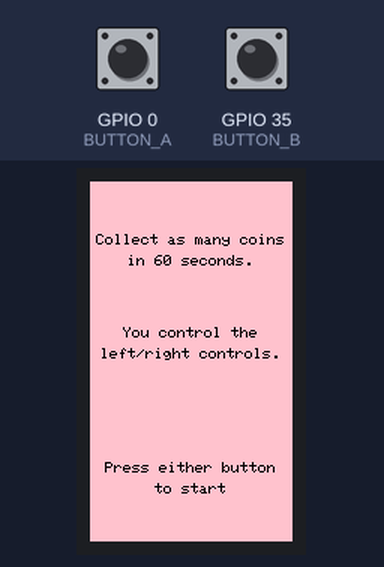
Simulated run of this sketch. Board: ESP32. On the bench: 135×240 colour display. The test bench sets the inputs (shaded band); at power-on: GPIO 0 (BUTTON_A) HIGH, GPIO 35 (BUTTON_B) HIGH. Random numbers use the default seed unless the sketch sets one.

Above: at 1.3 s.
1.4 s: GPIO 0 (BUTTON_A) pulled LOW for 0.15 s
At 2.7 s:
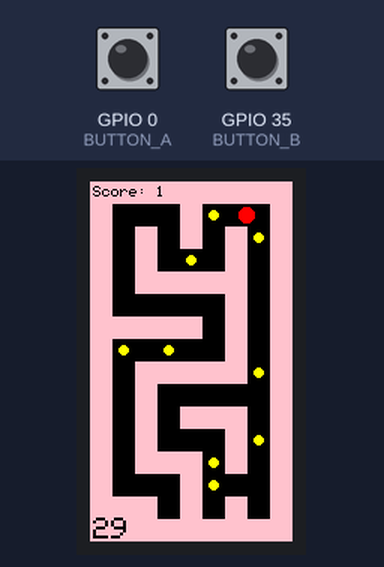
4.5 s: GPIO 35 (BUTTON_B) pulled LOW for 0.15 s
At 6.2 s:
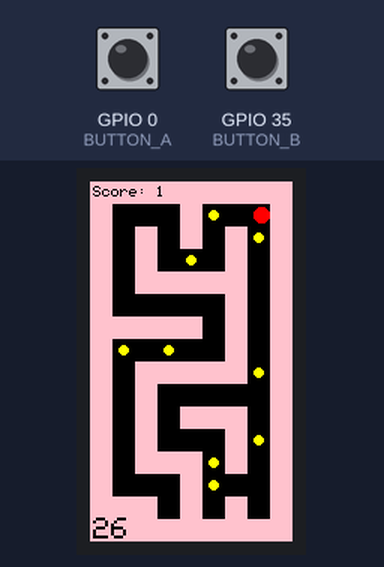
6.9 s: GPIO 0 (BUTTON_A) pulled LOW for 1 s
At 7.7 s:
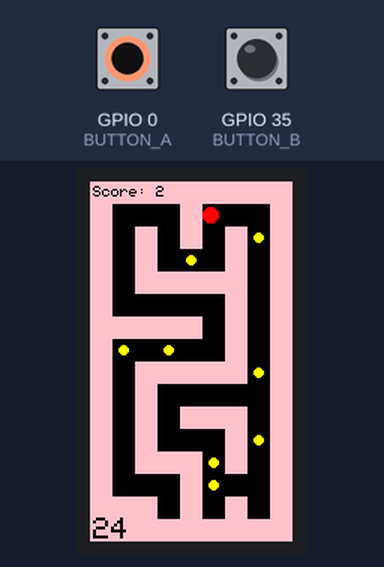
9.4 s: GPIO 35 (BUTTON_B) pulled LOW for 1 s
At 11.2 s:
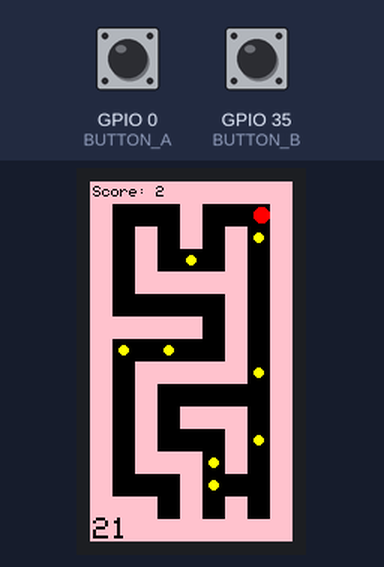
Timing chart, 0 to 12.7 s (numbered marks = the images above; inputs shaded):
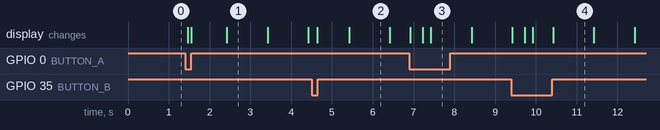

The sketch:

coms3930-module-3.ino
```cpp
/*
  Module 3: ESP-NOW communication for two ESP32 LILYGO T-Display boards.
  Both boards must be powered on to play together, since player 0 manages the game and player 1 sends buttons and displays updates.
  View communication errors in the Serial Monitor at 115200 baud.

  Use the same TEAM_ID on both boards.
  Set PLAYER_ID to 0 on one board and 1 on the other.
*/

#include <WiFi.h>
#include <esp_now.h>
#include <TFT_eSPI.h>

#define TEAM_ID       5      // TODO: Team id = 5 - can be any int just make sure that you and your pair have the same id.
#define PLAYER_ID     0      // TODO: Use 0 on one board and 1 on the other. 0 is x direction, 1 is y direction
#define SEND_INTERVAL_MS 30
#define BUTTON_A      0      // left button
#define BUTTON_B      35     // right button
#define MOVE_INTERVAL_MS 30 //how often dot moves while button is held
#define STEP 2 //px per move
const uint32_t TIMER_DURATION_MS = 30000;
//maze variables
#define ROWS 16
#define COLS 9
#define CELL 15

static_assert(PLAYER_ID == 0 || PLAYER_ID == 1, "PLAYER_ID must be 0 or 1");

TFT_eSPI tft = TFT_eSPI();

// (0, 0) is bottom-left
// X increases right, Y increases up.
const int DOT_RADIUS = 5;
const int SCREEN_WIDTH = 135;
const int SCREEN_HEIGHT = 240;
const char MAZE[ROWS][COLS + 1]{ //maze array
  "wwwwwwwww",
  "w___w__sw",
  "w_w_w_w_w",
  "w_w___w_w",
  "w_wwwww_w",
  "w_____w_w",
  "wwwww_w_w",
  "w_____w_w",
  "w_wwwww_w",
  "w_w_____w",
  "w_w_www_w",
  "w_w___w_w",
  "w_www_w_w",
  "w___w___w",
  "www_w_w_w",
  "wwwwwwwww"
};

const int COIN_COUNT = 10;
const int COIN_RADIUS = 3;
const uint32_t BUTTON_DEBOUNCE_MS = 20;
const uint32_t INPUT_TIMEOUT_MS = 500;

enum Screen : uint8_t { INSTRUCTIONS, PLAYING, GAME_OVER };

// this is only changed by player 0 - player 1 displays the received copy.
struct GameState {
  uint8_t screen;
  uint8_t secondsLeft;
  uint16_t x, y;
  uint8_t coinCells[COIN_COUNT];
  uint16_t collectedCoins;
  uint8_t score;
};

struct InputMessage {
  uint8_t teamId, playerId;
  uint8_t buttons;             // Bit 0: left button, bit 1: right button.
  uint8_t actionScreen;        // Screen on which the button was pressed.
  uint32_t pressNumber;        // Repeat a press until delivered, handle it once.
};

struct StateMessage {
  uint8_t teamId, playerId;
  GameState game;
};

GameState game = {}, lastDrawn = {};
InputMessage localInput = {}, remoteInput = {}, inputInbox = {};
StateMessage stateInbox = {};
portMUX_TYPE inboxMux = portMUX_INITIALIZER_UNLOCKED;
bool messageReceived = false;
bool screenDrawn = false;
uint8_t rawButtons = 0;
uint32_t buttonsChangedAt = 0;
uint32_t lastRemoteInput = 0;
uint32_t lastHandledPress = 0;
uint32_t timerStartedAt = 0;
uint32_t lastMove = 0, lastSend = 0;
uint8_t broadcastAddress[] = {0xFF, 0xFF, 0xFF, 0xFF, 0xFF, 0xFF};

void onReceive(const esp_now_recv_info_t *info, const uint8_t *data, int len) {
  // saving messages
  if (PLAYER_ID == 0 && len == sizeof(InputMessage)) {
    InputMessage msg;
    memcpy(&msg, data, sizeof(msg));
    if (msg.teamId != TEAM_ID || msg.playerId != 1) return;
    portENTER_CRITICAL(&inboxMux);
    inputInbox = msg;
    messageReceived = true;
    portEXIT_CRITICAL(&inboxMux);
  } else if (PLAYER_ID == 1 && len == sizeof(StateMessage)) {
    StateMessage msg;
    memcpy(&msg, data, sizeof(msg));
    if (msg.teamId != TEAM_ID || msg.playerId != 0) return;
    portENTER_CRITICAL(&inboxMux);
    stateInbox = msg;
    messageReceived = true;
    portEXIT_CRITICAL(&inboxMux);
  }
}

void setupEspNow() {
  WiFi.mode(WIFI_STA);
  if (esp_now_init() != ESP_OK) {
    Serial.println("ESP-NOW init failed");
    while (true) delay(1000);
  }

  if (esp_now_register_recv_cb(onReceive) != ESP_OK) {
    Serial.println("ESP-NOW receive callback registration failed");
    while (true) delay(1000);
  }

  esp_now_peer_info_t peer = {};
  memcpy(peer.peer_addr, broadcastAddress, 6);
  peer.channel = 0;
  peer.encrypt = false;
  if (esp_now_add_peer(&peer) != ESP_OK) {
    Serial.println("ESP-NOW broadcast peer setup failed");
    while (true) delay(1000);
  }
}


void sendUpdate() {
  int result;
  if (PLAYER_ID == 0) {
    StateMessage msg = {};
    msg.teamId = TEAM_ID;
    msg.playerId = PLAYER_ID;
    msg.game = game;
    result = esp_now_send(broadcastAddress, (uint8_t *)&msg, sizeof(msg));
  } else {
    result = esp_now_send(broadcastAddress, (uint8_t *)&localInput, sizeof(localInput));
  }
  if (result != ESP_OK) Serial.println("ESP-NOW send failed");
  lastSend = millis();
}

void receiveUpdate() {
  portENTER_CRITICAL(&inboxMux);
  bool received = messageReceived;
  if (received) {
    if (PLAYER_ID == 0) {
      remoteInput = inputInbox;
    }
    else game = stateInbox.game;
    messageReceived = false;
  }
  portEXIT_CRITICAL(&inboxMux);
  if (received && PLAYER_ID == 0) lastRemoteInput = millis();
}

void startGame() {
  game = {};
  game.screen = PLAYING;
  game.secondsLeft = 60;
  // choosing coin locations randomly from empty cells
  uint8_t emptyCells[ROWS * COLS];
  int count = 0;
  for (int r = 0; r < ROWS; r++) {
    for (int c = 0; c < COLS; c++) {
      if (MAZE[r][c] == '_') emptyCells[count++] = r * COLS + c;
      if (MAZE[r][c] == 's') {
        game.x = c * CELL + CELL / 2;
        game.y = SCREEN_HEIGHT - 1 - (r * CELL + CELL / 2);
      }
    }
  }
  for (int i = 0; i < COIN_COUNT; i++) {
    game.coinCells[i] = 255;
    if (i >= count) continue;
    int chosen = i + esp_random() % (count - i);
    game.coinCells[i] = emptyCells[chosen];
    emptyCells[chosen] = emptyCells[i];
  }
  timerStartedAt = lastMove = millis();
}

void handlePress(uint8_t pressedScreen) {
  // handling which screen will be next, or the game
  if (pressedScreen != game.screen) return;
  if (game.screen == INSTRUCTIONS) startGame();
  else if (game.screen == GAME_OVER) game.screen = INSTRUCTIONS;
}

void readButtons() {
  uint8_t buttons = (digitalRead(BUTTON_A) == LOW ? 1 : 0) | (digitalRead(BUTTON_B) == LOW ? 2 : 0);
  if (buttons != rawButtons) {
    rawButtons = buttons;
    buttonsChangedAt = millis();
  }
  if (millis() - buttonsChangedAt < BUTTON_DEBOUNCE_MS) return;
  uint8_t pressed = buttons & ~localInput.buttons;
  localInput.buttons = buttons;
  if (pressed) {
    localInput.actionScreen = game.screen;
    localInput.pressNumber++;
    if (PLAYER_ID == 0) handlePress(game.screen);
    else sendUpdate();
  }
}

void movePlayer(uint8_t buttons, int axis) {
  int direction = ((buttons & 2) ? 1 : 0) - ((buttons & 1) ? 1 : 0);
  if (axis == 1) direction = -direction; // Left button = up, right = down.
  int x = game.x + (axis == 0 ? direction * STEP : 0);
  int y = game.y + (axis == 1 ? direction * STEP : 0);
  if (!isWall(x, y)) {
    game.x = x;
    game.y = y;
  }
}

void updateGame() {
  uint32_t elapsed = millis() - timerStartedAt;
  if (game.screen == PLAYING && elapsed >= TIMER_DURATION_MS) {
    game.secondsLeft = 0;
    game.screen = GAME_OVER;
  }
  if (remoteInput.pressNumber != lastHandledPress) {
    lastHandledPress = remoteInput.pressNumber;
    handlePress(remoteInput.actionScreen);
  }
  if (game.screen != PLAYING) return;
  elapsed = millis() - timerStartedAt;
  game.secondsLeft = (TIMER_DURATION_MS - elapsed + 999) / 1000;
  if (millis() - lastMove >= MOVE_INTERVAL_MS) {
    lastMove = millis();
    movePlayer(localInput.buttons, 0);
    if (millis() - lastRemoteInput < INPUT_TIMEOUT_MS) movePlayer(remoteInput.buttons, 1);
  }
  for (int i = 0; i < COIN_COUNT; i++) {
    if (game.coinCells[i] == 255 || (game.collectedCoins & (1U << i))) continue;
    int coinX = (game.coinCells[i] % COLS) * CELL + CELL / 2;
    int coinY = SCREEN_HEIGHT - 1 - ((game.coinCells[i] / COLS) * CELL + CELL / 2);
    int dx = game.x - coinX, dy = game.y - coinY;
    if (dx * dx + dy * dy <= (DOT_RADIUS + COIN_RADIUS) * (DOT_RADIUS + COIN_RADIUS)) {
      game.collectedCoins |= 1U << i;
      game.score++;
    }
  }
}

void drawInstructions() {
  tft.fillScreen(TFT_PINK);
  tft.setTextColor(TFT_BLACK, TFT_PINK);
  tft.setTextSize(1);
  tft.drawCentreString("Collect as many coins", SCREEN_WIDTH / 2, 35, 1);
  tft.drawCentreString("in 60 seconds.", SCREEN_WIDTH / 2, 49, 1);
  tft.drawCentreString("You control the", SCREEN_WIDTH / 2, 97, 1);
  tft.drawCentreString(PLAYER_ID == 0 ? "left/right controls." : "up/down controls.",
                       SCREEN_WIDTH / 2, 111, 1);
  tft.drawCentreString("Press either button", SCREEN_WIDTH / 2, 187, 1);
  tft.drawCentreString("to start", SCREEN_WIDTH / 2, 201, 1);
}

void drawEndScreen() {
  tft.fillScreen(TFT_PINK);
  tft.setTextSize(2);
  tft.setTextColor(TFT_RED);
  tft.drawCentreString("Time's up!", SCREEN_WIDTH / 2, SCREEN_HEIGHT / 2 - 40, 1);
  tft.drawCentreString("Time's up!", SCREEN_WIDTH / 2 + 1, SCREEN_HEIGHT / 2 - 40, 1);
  char label[24];
  snprintf(label, sizeof(label), "Score: %d", game.score);
  tft.setTextColor(TFT_BLACK);
  tft.drawCentreString(label, SCREEN_WIDTH / 2, SCREEN_HEIGHT / 2 - 8, 1);
  tft.setTextSize(1);
  tft.drawCentreString("Press either button", SCREEN_WIDTH / 2, 187, 1);
  tft.drawCentreString("for instructions", SCREEN_WIDTH / 2, 201, 1);
}

void drawCell(int row, int col) {
  char cell = MAZE[row][col];
  uint16_t color = cell == 'w' ? TFT_PINK : (cell == 'g' ? TFT_GREEN : TFT_BLACK);
  tft.fillRect(col * CELL, row * CELL, CELL, CELL, color);
}

void drawGame() {
  bool newScreen = !screenDrawn || game.screen != lastDrawn.screen || (game.screen == PLAYING && memcmp(game.coinCells, lastDrawn.coinCells, sizeof(game.coinCells)) != 0);
  if (game.screen == INSTRUCTIONS) {
    if (newScreen) drawInstructions();
  } else if (game.screen == GAME_OVER) {
    if (newScreen || game.score != lastDrawn.score) drawEndScreen();
  } else {
    if (newScreen) {
      for (int r = 0; r < ROWS; r++)
        for (int c = 0; c < COLS; c++) drawCell(r, c);
    }
    if (newScreen || game.x != lastDrawn.x || game.y != lastDrawn.y ||
        game.collectedCoins != lastDrawn.collectedCoins) {
      if (!newScreen) {
        int screenY = SCREEN_HEIGHT - 1 - lastDrawn.y;
        for (int r = (screenY - DOT_RADIUS) / CELL; r <= (screenY + DOT_RADIUS) / CELL; r++)
          for (int c = (lastDrawn.x - DOT_RADIUS) / CELL; c <= (lastDrawn.x + DOT_RADIUS) / CELL; c++)
            if (r >= 0 && r < ROWS && c >= 0 && c < COLS) drawCell(r, c);
        for (int i = 0; i < COIN_COUNT; i++) {
          if (game.coinCells[i] != 255 && (game.collectedCoins & ~lastDrawn.collectedCoins & (1U << i)))
            drawCell(game.coinCells[i] / COLS, game.coinCells[i] % COLS);
        }
      }
      for (int i = 0; i < COIN_COUNT; i++) {
        if (game.coinCells[i] == 255 || (game.collectedCoins & (1U << i))) continue;
        tft.fillCircle((game.coinCells[i] % COLS) * CELL + CELL / 2,
                       (game.coinCells[i] / COLS) * CELL + CELL / 2, COIN_RADIUS, TFT_YELLOW);
      }
      tft.fillCircle(game.x, SCREEN_HEIGHT - 1 - game.y, DOT_RADIUS, TFT_RED);
    }
    char label[24];
    tft.setTextColor(TFT_BLACK, TFT_PINK);
    if (newScreen || game.score != lastDrawn.score) {
      tft.fillRect(0, 0, SCREEN_WIDTH, CELL, TFT_PINK);
      tft.setTextSize(1);
      snprintf(label, sizeof(label), "Score: %d", game.score);
      tft.drawString(label, 2, 3, 1);
    }
    if (newScreen || game.secondsLeft != lastDrawn.secondsLeft) {
      tft.fillRect(0, SCREEN_HEIGHT - 16, 28, 16, TFT_PINK);
      tft.setTextSize(2);
      snprintf(label, sizeof(label), "%u", game.secondsLeft);
      tft.drawString(label, 2, SCREEN_HEIGHT - 16, 1);
    }
  }
  lastDrawn = game;
  screenDrawn = true;
}

void setup() {
  Serial.begin(115200);
  pinMode(BUTTON_A, INPUT_PULLUP);
  pinMode(BUTTON_B, INPUT);
  tft.init();
  tft.setRotation(0);
  localInput.teamId = TEAM_ID;
  localInput.playerId = PLAYER_ID;
  game.screen = INSTRUCTIONS;
  game.secondsLeft = 60;
  setupEspNow();
  drawGame();
}

void loop() {
  receiveUpdate();
  readButtons();
  if (PLAYER_ID == 0) updateGame();
  drawGame();
  if (millis() - lastSend >= SEND_INTERVAL_MS) sendUpdate();
  delay(1);
}

//maze helpers
char cellAt(int x, int y){
  int col = x / CELL;
  int row = (SCREEN_HEIGHT - 1 - y) / CELL;
  if (col < 0 || col >= COLS || row < 0 || row >= ROWS) return 'w'; //if cell is at the edge, draw a wall
  return MAZE[row][col];
}

bool isWall(int x, int y){
  return  cellAt(x - DOT_RADIUS, y - DOT_RADIUS) == 'w' ||
          cellAt(x + DOT_RADIUS, y - DOT_RADIUS) == 'w' ||
          cellAt(x - DOT_RADIUS, y + DOT_RADIUS) == 'w' ||
          cellAt(x + DOT_RADIUS, y + DOT_RADIUS) == 'w';
}
```

Measured:
- after the input at 1.4 s, the display: first changes after 0.06 s (image 1 shows a later state)
- what the display in image 2 shows lasts 1.0 s, from 5.4 s to 6.4 s
